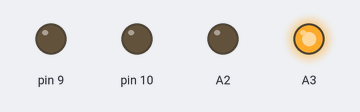
The sketch below on a simulated Arduino Uno, built with avr-gcc and run on an emulated ATmega328P. On the bench: output pins drawn as LEDs (lit = HIGH). The local clock reads 2024-03-15 10:24:30 at power-on unless the sketch sets it; what the sketch prints to the serial monitor is not drawn.

Above: at 0.15 s.
At 1.1 s:
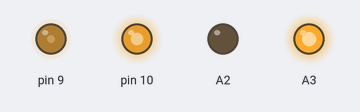
At 10.9 s:
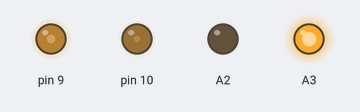
Timing chart, 0 to 12.4 s (numbered marks = the images above):
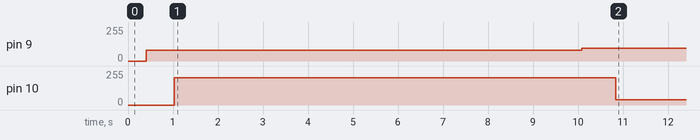

Measured:
- by itself, pin 9: 0/255 → 81/255 at 0.40 s, → 95/255 9.7 s later
- by itself, pin 10: 0/255 → 205/255 at 1.0 s, → 40/255 9.8 s later

The sketch:

IN9_clock.ino
```cpp
/*

  This example uses the Adafruit DS1307 real time clock to measure time. This sketch takes the hours and minutes values and displays them on the IN-9 Nixie tubes.

  The RTC is plugged into the UNO with A2 as GND and A3 as 5v.

*/

// This sketches needs the following libraries:
#include <PWM.h>
#include <Wire.h>
#include "RTClib.h"

#define TUBE1 9                // Define pins
#define TUBE2 10

// Adjust the max and min values for the tubes. This can compensate tube variations
#define TUBE1_PWM_MIN 40   // minimum duty cycle in the linear range of the IN-9 tube
#define TUBE1_PWM_MAX 205 // maximum duty cycle in the linear range.
#define TUBE2_PWM_MIN 40   // minimum duty cycle in the linear range of the IN-9 tube
#define TUBE2_PWM_MAX 205 // maximum duty cycle in the linear range.

#define SLEW_RATE 5 // To prevent rapid changes that can cause the plasma to not "clamp" to the bottom a slew rate limit is introduced to limit the maximum rate of any tube change. This equals 3ms.

RTC_DS1307 rtc;

// declare variables
int hours = 6;
int minutes = 30;
int old_hour_pwm = 0;
int old_min_pwm = 0;

// set the PWM frequency, 10kHz works well with the default RC values with the kit.
int32_t frequency = 10000; //frequency (in Hz)

void setup()
{
  Serial.begin(9600);

  // Set A2 as GND and A3 5v for the RTC power supply
  pinMode(A2, OUTPUT);
  pinMode(A3, OUTPUT);
  digitalWrite(A2, LOW);
  digitalWrite(A3, HIGH);

  if (! rtc.begin()) {
    Serial.println("Couldn't find RTC");
    while (1);
  }

  // initialise the RTC
  if (! rtc.isrunning())
  {
    Serial.println("RTC is NOT running!");
    // following line sets the RTC to the date & time this sketch was compiled
    rtc.adjust(DateTime(F(__DATE__), F(__TIME__)));
    // This line sets the RTC with an explicit date & time, for example to set
    // January 21, 2014 at 3am you would call:
    // rtc.adjust(DateTime(2014, 1, 21, 3, 59, 50));
  }
  else
  {
    Serial.println("RTC is working");
  }

  rtc.adjust(DateTime(2014, 1, 21, 3, 59, 50));

  // Now set up timers to allow for fast PWM.
  //initialize all timers except for 0, to save time keeping functions
  InitTimersSafe();

  // initialise the PWM pins
  if (!SetPinFrequencySafe(TUBE1, frequency))
  {
    Serial.println("Tube1 fail");
    while (1);
  }
  if (!SetPinFrequencySafe(TUBE2, frequency))
  {
    Serial.println("Tube2 fail");
    while (1);
  }

}

void loop()
{
  DateTime now = rtc.now();
  int time_hour = now.hour();
  int time_minute = now.minute();
  static uint8_t old_hour = 0;
  static uint8_t old_min = 0;

  // Change hour format to between 1 and 12
  if (time_hour > 12)
    time_hour -= 12;

  Serial.print(time_hour);
  Serial.print(":");
  Serial.print(time_minute);
  Serial.print(":");
  Serial.println(now.second());
  // of the time has changed then update the tubes
  if (time_hour != old_hour || time_minute != old_min)
  {
    old_hour = time_hour;
    old_min = time_minute;
    write_time(time_hour, time_minute);
  }
}


/* This function updates the time PWM values. It also includes a slew rate limit. This adds a delay time between successive pwm rights, preventing
 *  fast changes that could cause the bottom to become detached from the bottom of the tube. Faster changes can be enabled by reducing the value of
 *  SLEW_RATE
*/
void write_time(int hours, int minutes)
{
  static uint8_t old_hour_pwm = 0;
  static uint8_t old_min_pwm = 0;
  uint8_t new_hour_pwm;
  uint8_t new_min_pwm;

  new_hour_pwm = map(hours, 0, 12, TUBE1_PWM_MIN, TUBE1_PWM_MAX);
  new_min_pwm = map(minutes, 0, 59, TUBE2_PWM_MIN, TUBE2_PWM_MAX);

  // while either or both of the new times are different from the old times increment the PWM value until they match
  while ((new_hour_pwm != old_hour_pwm) || (new_min_pwm != old_min_pwm))
  {
    if (old_hour_pwm == new_hour_pwm);    // if they are the same do nothing
    else if (old_hour_pwm > new_hour_pwm) // if the old value is larger than the new, decrease by 1
      old_hour_pwm--;
    else                                  // else the old value must be smaller that the new so increase it by 1
      old_hour_pwm++;

    if (old_min_pwm == new_min_pwm);
    else if (old_min_pwm > new_min_pwm)
      old_min_pwm--;
    else
      old_min_pwm++;

    // update the tube PWM duty cycles
    pwmWrite(TUBE1, old_hour_pwm);
    pwmWrite(TUBE2, old_min_pwm);

    delay(SLEW_RATE);
  }
}
```
